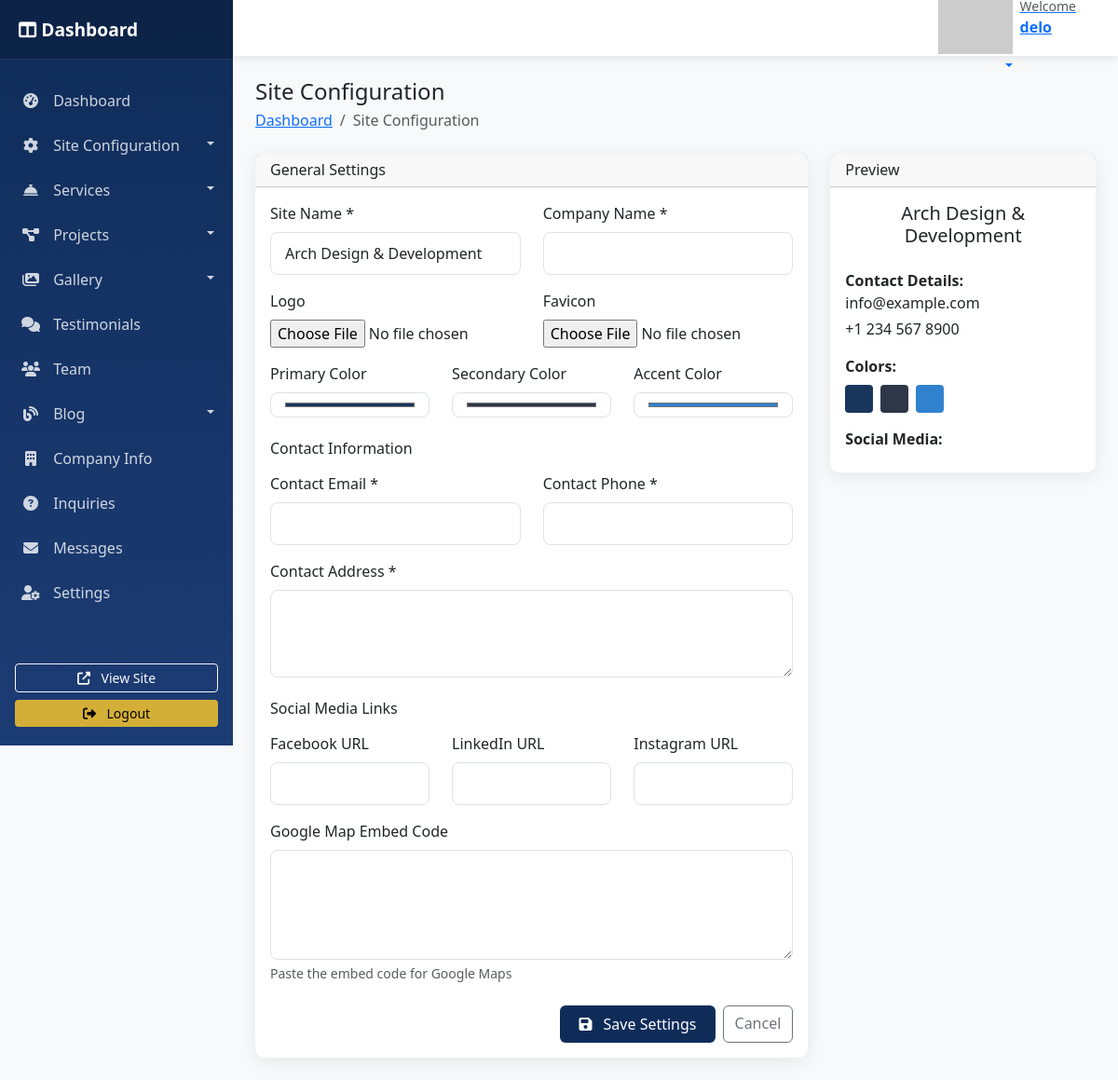
/dashboard/site-configuration/ (signed in), run on the app's committed database.
### arch_design/models.py (models this page shows, shortened)
class SiteConfiguration(models.Model):
    site_name = models.CharField(max_length=200, default="Arch Design & Development")
    company_name = models.CharField(max_length=200)
    logo = models.ImageField(upload_to='site/logo/', null=True, blank=True)
    favicon = models.ImageField(upload_to='site/favicon/', null=True, blank=True)
    primary_color = models.CharField(max_length=7, default="#1a365d")  # Dark Blue
    secondary_color = models.CharField(max_length=7, default="#2d3748")  # Gray
    accent_color = models.CharField(max_length=7, default="#3182ce")  # Light Blue
    contact_email = models.EmailField()
    contact_phone = models.CharField(max_length=20)
    contact_address = models.TextField()
    facebook_url = models.URLField(blank=True, null=True)
    linkedin_url = models.URLField(blank=True, null=True)
    instagram_url = models.URLField(blank=True, null=True)
    google_map_embed = models.TextField(help_text="Embed code for Google Map")
    class Meta:
        verbose_name = "Site Configuration"
        verbose_name_plural = "Site Configuration"

### dashboard/views.py (the view)
# urls.py: path('site-configuration/', views.site_configuration, name='site_configuration'),
@login_required
@user_passes_test(is_staff_user)
def site_configuration(request):
    config = SiteConfiguration.objects.first()
    if not config:
        config = SiteConfiguration.objects.create()
    if request.method == 'POST':
        form = SiteConfigurationForm(request.POST, request.FILES, instance=config)
        if form.is_valid():
            form.save()
            messages.success(request, 'Site configuration updated successfully!')
            return redirect('site_configuration')
    else:
        form = SiteConfigurationForm(instance=config)
    return render(request, 'dashboard/site_configuration.html', {'form': form})

### arch_design/templates/dashboard/site_configuration.html (shortened to what this page needs)
{% extends 'dashboard/base.html' %}
{% load static %}
{% block page_title %}Site Configuration{% endblock %}
{% block breadcrumb %}
<li class="breadcrumb-item active">Site Configuration</li>
{% endblock %}
{% block content %}
<div class="row">
    <div class="col-lg-8">
        <div class="card dashboard-card">
            <div class="card-header">
                <h6 class="card-title mb-0">General Settings</h6>
            </div>
            <div class="card-body">
                <form method="POST" enctype="multipart/form-data">
                    <div class="row">
                        <div class="col-md-6 mb-3">
                            <label for="id_site_name" class="form-label">Site Name *</label>
                            {{ form.site_name }}
                        </div>
                        <div class="col-md-6 mb-3">
                            <label for="id_company_name" class="form-label">Company Name *</label>
                            {{ form.company_name }}
                        </div>
                    </div>
                    <div class="row">
                        <div class="col-md-6 mb-3">
                            <label for="id_logo" class="form-label">Logo</label>
                            {{ form.logo }}
                        </div>
                        <div class="col-md-6 mb-3">
                            <label for="id_favicon" class="form-label">Favicon</label>
                            {{ form.favicon }}
                        </div>
                    </div>
                    <div class="row mb-3">
                        <div class="col-md-4">
                            <label for="id_primary_color" class="form-label">Primary Color</label>
                            {{ form.primary_color }}
                        </div>
                        <div class="col-md-4">
                            <label for="id_secondary_color" class="form-label">Secondary Color</label>
                            {{ form.secondary_color }}
                        </div>
                        <div class="col-md-4">
                            <label for="id_accent_color" class="form-label">Accent Color</label>
                            {{ form.accent_color }}
                        </div>
                    </div>
                    <h6 class="mt-4 mb-3">Contact Information</h6>
                    <div class="row">
                        <div class="col-md-6 mb-3">
                            <label for="id_contact_email" class="form-label">Contact Email *</label>
                            {{ form.contact_email }}
                        </div>
                        <div class="col-md-6 mb-3">
                            <label for="id_contact_phone" class="form-label">Contact Phone *</label>
                            {{ form.contact_phone }}
                        </div>
                    </div>
                    <div class="mb-3">
                        <label for="id_contact_address" class="form-label">Contact Address *</label>
                        {{ form.contact_address }}
                    </div>
                    <h6 class="mt-4 mb-3">Social Media Links</h6>
                    <div class="row">
                        <div class="col-md-4 mb-3">
                            <label for="id_facebook_url" class="form-label">Facebook URL</label>
                            {{ form.facebook_url }}
                        </div>
                        <div class="col-md-4 mb-3">
                            <label for="id_linkedin_url" class="form-label">LinkedIn URL</label>
                            {{ form.linkedin_url }}
                        </div>
                        <div class="col-md-4 mb-3">
                            <label for="id_instagram_url" class="form-label">Instagram URL</label>
                            {{ form.instagram_url }}
                        </div>
                    </div>
                    <div class="mb-4">
                        <label for="id_google_map_embed" class="form-label">Google Map Embed Code</label>
                        {{ form.google_map_embed }}
                        <div class="form-text">Paste the embed code for Google Maps</div>
                    </div>
                    <div class="d-flex justify-content-end gap-2">
                        <button type="submit" class="btn btn-primary">
                            <i class="fas fa-save me-2"></i> Save Settings
                        </button>
                        <a href="{% url 'dashboard_home' %}" class="btn btn-outline-secondary">
                            Cancel
                        </a>
                    </div>
                </form>
            </div>
        </div>
    </div>
    <div class="col-lg-4">
        <div class="card dashboard-card">
            <div class="card-header">
                <h6 class="card-title mb-0">Preview</h6>
            </div>
            <div class="card-body">
                <div class="text-center mb-4">
                    <h5>{{ form.instance.site_name|default:"Arch Design & Development" }}</h5>
                </div>
                <div class="mb-3">
                    <strong>Contact Details:</strong>
                    <p class="mb-1">{{ form.instance.contact_email|default:"info@example.com" }}</p>
                    <p class="mb-1">{{ form.instance.contact_phone|default:"+1 234 567 8900" }}</p>
                </div>
                <div class="mb-3">
                    <strong>Colors:</strong>
                    <div class="d-flex gap-2 mt-2">
                        <div style="width: 30px; height: 30px; background-color: {{ form.instance.primary_color|default:'#0F2C59' }}; border-radius: 4px;"></div>
                        <div style="width: 30px; height: 30px; background-color: {{ form.instance.secondary_color|default:'#1C3C74' }}; border-radius: 4px;"></div>
                        <div style="width: 30px; height: 30px; background-color: {{ form.instance.accent_color|default:'#D4AF37' }}; border-radius: 4px;"></div>
                    </div>
                </div>
                <div>
                    <strong>Social Media:</strong>
                </div>
            </div>
        </div>
    </div>
</div>
{% endblock %}

### arch_design/templates/dashboard/base.html (shortened to what this page needs)
<!DOCTYPE html>
<html lang="en">
<head>
    <link href="https://cdn.jsdelivr.net/npm/bootstrap@5.3.0/dist/css/bootstrap.min.css" rel="stylesheet">
    <link rel="stylesheet" href="https://cdnjs.cloudflare.com/ajax/libs/font-awesome/6.4.0/css/all.min.css">
    <link href="https://cdn.jsdelivr.net/npm/select2@4.1.0-rc.0/dist/css/select2.min.css" rel="stylesheet" />
</head>
<body>
    <div id="wrapper">
        <nav id="sidebar">
            <div class="sidebar-header">
                <h3>
                    <i class="fas fa-columns"></i> Dashboard
                </h3>
            </div>
            <ul class="list-unstyled components">
                <li class="{% if request.resolver_match.url_name == 'dashboard_home' %}active{% endif %}">
                    <a href="{% url 'dashboard_home' %}">
                        <i class="fas fa-tachometer-alt"></i> Dashboard
                    </a>
                </li>
                <li>
                    <a href="#siteSubmenu" data-bs-toggle="collapse" aria-expanded="false" class="dropdown-toggle">
                        <i class="fas fa-cog"></i> Site Configuration
                    </a>
                </li>
                <li>
                    <a href="#servicesSubmenu" data-bs-toggle="collapse" aria-expanded="false" class="dropdown-toggle">
                        <i class="fas fa-concierge-bell"></i> Services
                    </a>
                </li>
                <li>
                    <a href="#projectsSubmenu" data-bs-toggle="collapse" aria-expanded="false" class="dropdown-toggle">
                        <i class="fas fa-project-diagram"></i> Projects
                    </a>
                </li>
                <li>
                    <a href="#gallerySubmenu" data-bs-toggle="collapse" aria-expanded="false" class="dropdown-toggle">
                        <i class="fas fa-images"></i> Gallery
                    </a>
                </li>
                <li>
                    <a href="{% url 'testimonial_list' %}">
                        <i class="fas fa-comments"></i> Testimonials
                    </a>
                </li>
                <li>
                    <a href="{% url 'team_list' %}">
                        <i class="fas fa-users"></i> Team
                    </a>
                </li>
                <li>
                    <a href="#blogSubmenu" data-bs-toggle="collapse" aria-expanded="false" class="dropdown-toggle">
                        <i class="fas fa-blog"></i> Blog
                    </a>
                </li>
                <li>
                    <a href="{% url 'company_info_list' %}">
                        <i class="fas fa-building"></i> Company Info
                    </a>
                </li>
                <li>
                    <a href="{% url 'inquiry_list' %}">
                        <i class="fas fa-question-circle"></i> Inquiries
                    </a>
                </li>
                <li>
                    <a href="{% url 'contact_message_list' %}">
                        <i class="fas fa-envelope"></i> Messages
                    </a>
                </li>
                <li>
                    <a href="{% url 'dashboard_settings' %}">
                        <i class="fas fa-user-cog"></i> Settings
                    </a>
                </li>
            </ul>
            <div class="mt-auto p-3">
                <div class="d-grid gap-2">
                    <a href="{% url 'home' %}" target="_blank" class="btn btn-outline-light btn-sm">
                        <i class="fas fa-external-link-alt me-2"></i> View Site
                    </a>
                    <a href="{% url 'dashboard_logout' %}" class="btn btn-warning btn-sm">
                        <i class="fas fa-sign-out-alt me-2"></i> Logout
                    </a>
                </div>
            </div>
        </nav>
        <div id="content">
            <nav class="navbar navbar-expand-lg">
                <div class="container-fluid">
                    <div class="ms-auto">
                        <div class="dropdown">
                            <button class="btn btn-link dropdown-toggle" type="button" data-bs-toggle="dropdown">
                                <div class="d-flex align-items-center">
                                    <img src="https://ui-avatars.com/api/?name={{ request.user.get_full_name|default:request.user.username }}&background=0F2C59&color=fff" alt="User" class="me-2">
                                    <div class="text-start">
                                        <small class="text-muted d-block">Welcome</small>
                                        <strong>{{ request.user.get_full_name|default:request.user.username }}</strong>
                                    </div>
                                </div>
                            </button>
                        </div>
                    </div>
                </div>
            </nav>
            <div class="container-fluid p-4">
                <div class="d-flex justify-content-between align-items-center mb-4">
                    <div>
                        <h2 class="h4 mb-1">{% block page_title %}{% endblock %}</h2>
                        <nav aria-label="breadcrumb">
                            <ol class="breadcrumb mb-0">
                                <li class="breadcrumb-item"><a href="{% url 'dashboard_home' %}">Dashboard</a></li>
                                {% block breadcrumb %}{% endblock %}
                            </ol>
                        </nav>
                    </div>
                </div>
                {% block content %}{% endblock %}
            </div>
        </div>
    </div>
</body>
</html>

### data on the page
SiteConfiguration: site_name "Arch Design & Development", primary_color "#1a365d", secondary_color "#2d3748", accent_color "#3182ce", instance.site_name "Arch Design & Development", instance.contact_email "info@example.com", instance.contact_phone "+1 234 567 8900"

### other printed values
{{ request.user.get_full_name|default:request.user.username }} "delo"
